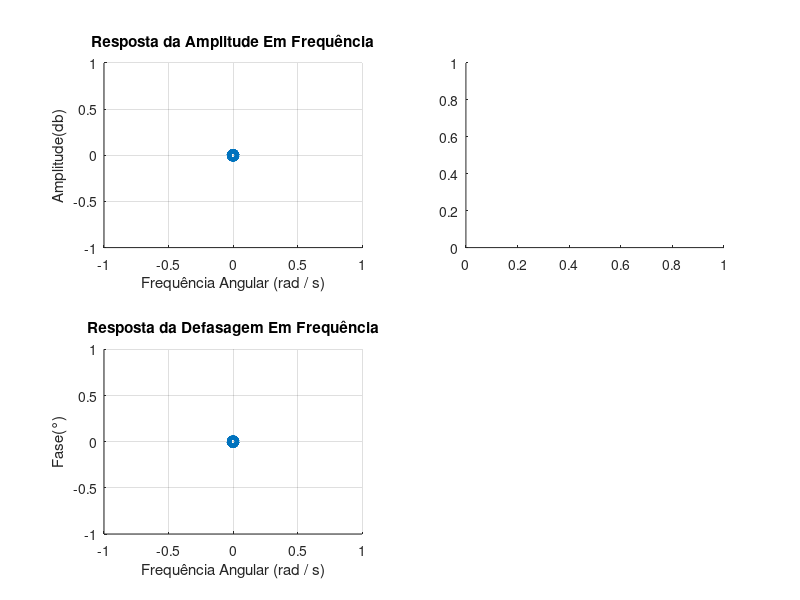

MATLAB code for this plot: (Note: this script raises an error after producing the figure.)
clc
clear
% Caso você deseje executar este código:
%   Devido ao conjunto de dados ser vasto, mais de 5 arquivos, além da
%   necessidade de escabilidade, pois posteriores grupos podem adicionar
%   mais arquivos para frequências maiores, criou-se uma lógica de iteração
%   que automatiza as leituras. 
%   
%   Entretanto, isso impede que arquivos que não estejam no padrão sejam
%   lidos. A seguir, o padrão:
%   
%   Dados relativos à senoides: sen_x_y.mat. Onde x.y representa a
%   frequência.
%   
%   Dados relativos à pulsos quadrados: sqr_x_y.mat. 
%   
%   Dados relativos à pulsos triangulares: tr_x_y.mat.       

% Interpretação dos Arquivos
%   Cada arquivo é composto por 2 variáveis, as quais armazenam 2 arrays
%   cada. 
%
%   Na primeira variável, há dois arrays iguais que representam os instantes
%   de amostragem dos sinais.
%   Na segunda variável, os dois arrays representam respectivas a saída real do
%   sistema e a saída do modelo previsto localmente.
%   Conforme é descrito no classroom, só nos é interessante a saída real.

% Algoritmo a ser seguido
%   Conforme é descrito no classroom, obter a curva de resp_a_frequencia
%   a partir da análise simples da amplitude e da fase. Observe que a
%   amplitude e fase da entrada estão setadas de forma convenientes. Logo,
%   só nos interessa a saída.
%
%   Posteriormente, aplicamos FFT nas curvas de pulso quadrado e de pulso
%   triangular. Finalmente, comparar as curvas obtidas.

clear
caminho_da_pasta = "Gp3";
arquivos_da_pasta = dir(caminho_da_pasta);

% Vamos criar o local em que armazenaremos o gráfico da resposta em
% frequência obtida pelo método de análise dos senos. Observe que há 3
% colunas, frequência, amplitude e fase, e 17 linhas relativas aos pontos.
matriz_de_resp_em_freq_por_senos = zeros(17, 3);
idx = 1;

% Definamos o modelo senoidal: y = A * sin(2*pi*f*x + phi) que será
% utilizado no ajuste das senoides.
melhor_senoide = @(params, x) params(1) * sin(2 * pi * params(2) * x + params(3));

function [vetor_de_frequencias, espectro] = aplicar_dft(vetor_de_entrada, numero_de_elementos_da_entrada, frequencia_de_amostragem)
    % A função embutida para FFT necessita de todo um tratamento específico
    % Devido à isso, achou-se melhor construir um algoritmo para obter a real
    % transformada de fourier discreta.

    espectro = fftshift(fft(vetor_de_entrada));
    
    vetor_de_frequencias = ((0 : numero_de_elementos_da_entrada - 1) - floor(numero_de_elementos_da_entrada / 2)) * frequencia_de_amostragem / numero_de_elementos_da_entrada;
    
    [~, idx_min] = min(abs(vetor_de_frequencias - 0));

    espectro = espectro(idx_min : end);
    vetor_de_frequencias = vetor_de_frequencias(idx_min : end);
end

% Para armazenarmos os dados obtidos a partir da análise dos quadrados.
% Frequência - Razão de Amplitude
resp_amplitude_por_freq = [];  
resp_fase_por_freq = [];
for i = 1:length(arquivos_da_pasta)
    
    nome_base = arquivos_da_pasta(i).name;
    caminho_completo = fullfile(caminho_da_pasta, nome_base);
    
    % Os arquivos estão na ordem que estão na pasta.
    % Logo, sabemos que serão usados primeiro os senos, dps pulsos
    % quadrados e finalmente triangulares.
    if startsWith(nome_base, "sen")
        
        % Acessamos um struct que representará as variáveis presentes
        espaco = load(caminho_completo);
        espaco_de_variaveis = fieldnames(espaco);

        frequencia_da_entrada = str2double(replace(erase(erase(nome_base, ".mat"), "sen_"), "_", "."));

        % Finalmente elas
        instantes_de_amostragem = double(espaco.(espaco_de_variaveis{1})(:, 1));
        saida_real              = double(espaco.(espaco_de_variaveis{2})(:, 1));

        % Vamos utilizar um modelo de ajuste de curva não linear para obter
        % informações de amplitude e fase.

        % Como desejamos resolver um sistema não linear, não
        % necessariamente apenas uma solução. Por conta disso, chutar um
        % valor distante da solução real nos trará problemas severos.
        amplitude_aproximada = (max(saida_real) - min(saida_real)) / 2;
        valores_de_chute = [ amplitude_aproximada, frequencia_da_entrada, 0 ];

        % Características do modelo
        config_do_ajuste = optimset(...
            'Display', 'off', ...         % Não mostrar progresso a cada iteração
            'TolFun', 1e-5, ...           % Para se a diferença de erro for pequena
            'TolX', 1e-5, ...             % Para se mudança nos parâmetros for pequena
            'MaxIter', 10 ...             % Limita número de iterações
        );

        % Em alguns casos, pela natureza não linear, o método de ajuste não
        % obtia os valores reais.

        max_de_iteracoes = 15;
        iteracoes = 0;
        while iteracoes < max_de_iteracoes

            [best_params, ~] = lsqcurvefit(melhor_senoide, valores_de_chute, instantes_de_amostragem, saida_real, [], [], config_do_ajuste);

            amplitude  = best_params(1);
            frequencia = best_params(2);
            fase       = best_params(3);

            % Os casos em que não obtemos o correto possuem amplitude muito
            % menor, logo devemos consertar isso.
            if amplitude < amplitude_aproximada * 0.95

                % Alterando os valores de chute, conseguimos cortornar o
                % problema, apesar de deixar menos eficiente.
                valores_de_chute(3) = valores_de_chute(3) + 0.3;
            else

                break
            end

            iteracoes = iteracoes + 1;
        end

        % De posse desses dados obtidos:
        matriz_de_resp_em_freq_por_senos(idx, 1) = frequencia_da_entrada * 2 * pi; % Devemos ter rad/s
        matriz_de_resp_em_freq_por_senos(idx, 2) = amplitude;
        matriz_de_resp_em_freq_por_senos(idx, 3) = fase * 180 / pi;

        % CASO DESEJE-SE VISUALIZAR OS RESPECTIVOS GRÁFICOS
        % ajuste = amplitude * sin(2 * pi * frequencia_da_entrada * instantes_de_amostragem + fase);
        % figure();
        % hold on
        % plot(instantes_de_amostragem, ajuste);
        % plot(instantes_de_amostragem, saida_real);
        % title("Frequencia de Entrada" + frequencia_da_entrada)
        % legend("Ajuste Saída", "Saída Real");
        % grid;
        % hold off

        idx = idx + 1;
    end

    
    if startsWith(nome_base, "sqr")
        % Vamos utilizar os pulsos quadrados, os quais alternam entre 2
        % patamares em uma determinada frequência. Vamos considerar que a
        % entrada está com patarmares de 1 e -1.

        % Vamos aplicar apenas FFT
        % Acessamos um struct que representará as variáveis presentes
        espaco = load(caminho_completo);
        espaco_de_variaveis = fieldnames(espaco);

        frequencia_da_entrada = str2double(replace(erase(erase(nome_base, ".mat"), "sqr_"), "_", "."));
        instantes_de_amostragem = double(espaco.(espaco_de_variaveis{1})(:, 1));
        saida_real              = double(espaco.(espaco_de_variaveis{2})(:, 1));

        % Teorizando entrada
        pulso_quadrado_de_entrada = sign(sin(2 * pi * frequencia_da_entrada * instantes_de_amostragem));

        % Calculando transformada da entrada
        [~, espec_entrada] = aplicar_dft(pulso_quadrado_de_entrada, length(pulso_quadrado_de_entrada), 100);

        % Calculando transformada da saída
        [vet_freq, espec_saida] = aplicar_dft(saida_real, length(saida_real), 100);

        % Devemos criar um algoritmo para obtenção dos dados a serem
        % plotados.
        %
        % Para amplitude:
        %   
        %   Devido ao ruído, não há a possibilidade de apenas dividirmos as
        %   transformadas da saída pela entrada. Sendo assim, faremos
        %   apenas a análise dos picos. Graças ao matlab, já existe uma função 
        %   que encontra picos de maneira satisfatória.
        %   
        %   Entretanto, há outro problema. Na maioria dos arquivos, um pico
        %   na frequência de entrada f também gerará um pico, atenuado ou
        %   não, na frequência de saída f, mas não necessariamente sempre
        %   ocorrerá isso, há valores de dispersão, acredito que devido ao
        %   erro. Sendo assim, faremos verificações e correções.
        % 
        % % ANALISANDO AMPLITUDES
        % 
        % Este indice refere-se aos vetores de espectros e de frequência.
        [picos_na_entrada, indices_dos_picos_na_entrada] = findpeaks(abs(espec_entrada), 'MinPeakProminence', 15, "MinPeakHeight", 50);
        [picos_na_saida, indices_dos_picos_na_saida]     = findpeaks(abs(espec_saida),   'MinPeakProminence', 15, "MinPeakHeight", 50);  

        fases_da_entrada = angle(espec_entrada);
        fases_da_saida   = angle(espec_saida);

        % Desnecessario, dado que trabalhar com os indices é a mesma coisa.
        % % As respectivas frequencias 
        % frequencias_correspondentes_aos_picos_na_entrada = vet_freq(indices_dos_picos_na_entrada);
        % frequencias_correspondentes_aos_picos_na_saida   = vet_freq(indices_dos_picos_na_saida);

        % Em geral, serão iguais, mas não necessariamente. Principalmente
        % pq o ruído pode vir a ser interpretado como pico. 
        % Vamos iterar sobre os picos da entrada e buscar seus
        % correspondentes na saída. 
        % 
        % Supondo que sejam diferentes, vamos ficar com os valores de
        % frequência da entrada, que está "pura".
        conj_a_ser_adicionado_das_amplitudes = [];
        conj_a_ser_adicionado_das_fases      = [];
        for index_de_indice_de_pico_na_entrada = 1:length(indices_dos_picos_na_entrada)

            % Há a possibilidade de haver menos picos na saída do que na entrada.
            % Isso significa que os picos foram muito atenuados pelo sistema. Podemos 
            % aproximá-los para 0.

            % Verificamos se o indice já existe na lista de indices da saída
            index_de_indice_de_pico_na_saida = find(indices_dos_picos_na_saida == indices_dos_picos_na_entrada(index_de_indice_de_pico_na_entrada), 1);

            if ~isempty(index_de_indice_de_pico_na_saida)
                % Então o indice existe na lista de indices de picos na saída.
                % Podemos trivialmente então:

               conj_a_ser_adicionado_das_amplitudes = [conj_a_ser_adicionado_das_amplitudes ; [vet_freq(indices_dos_picos_na_entrada(index_de_indice_de_pico_na_entrada)), picos_na_saida(index_de_indice_de_pico_na_saida) / picos_na_entrada(index_de_indice_de_pico_na_entrada)]];
               conj_a_ser_adicionado_das_fases = [conj_a_ser_adicionado_das_fases; [vet_freq(indices_dos_picos_na_entrada(index_de_indice_de_pico_na_entrada)), fases_da_saida(indices_dos_picos_na_saida(index_de_indice_de_pico_na_saida)) - fases_da_entrada(indices_dos_picos_na_entrada(index_de_indice_de_pico_na_entrada))]];
            else
                % Aqui nasce o problema. As frequências não são iguais.
                % Devemos buscar então qual indice na saída é mais próximo do index da entrada.
                % Como temos a garantia de que não há elementos repetidos, é possível:

                [dif_min, index_de_indice_de_pico_na_saida] = min(abs(indices_dos_picos_na_saida - indices_dos_picos_na_entrada(index_de_indice_de_pico_na_entrada)));

                % Ainda sim, pode ser passível de erro, logo devemos evitar que a diferença de indices seja grande demais.
                if dif_min > 18 

                    if index_de_indice_de_pico_na_entrada > length(indices_dos_picos_na_saida)
                        % Então o elemento que estamos buscando além de ser muito distoante dos elementos presentes
                        % Também já está fora do escopo de quantidade. Isso quer dizer que seu sinal foi muito atenuado

                        conj_a_ser_adicionado_das_amplitudes = [conj_a_ser_adicionado_das_amplitudes ; [ vet_freq(indices_dos_picos_na_entrada(index_de_indice_de_pico_na_entrada)), 0 ]];

                        % Vamos assumir que as fases também são levadas à zero.
                        conj_a_ser_adicionado_das_fases = [conj_a_ser_adicionado_das_fases; [vet_freq(indices_dos_picos_na_entrada(index_de_indice_de_pico_na_entrada)), 0 ]];
                    end

                    continue;
                end

                % Adicionamos o pico de frequência mais próximo.
                conj_a_ser_adicionado_das_amplitudes = [conj_a_ser_adicionado_das_amplitudes ; [vet_freq(indices_dos_picos_na_entrada(index_de_indice_de_pico_na_entrada)), picos_na_saida(index_de_indice_de_pico_na_saida) / picos_na_entrada(index_de_indice_de_pico_na_entrada)]];
                conj_a_ser_adicionado_das_fases = [conj_a_ser_adicionado_das_fases; [vet_freq(indices_dos_picos_na_entrada(index_de_indice_de_pico_na_entrada)), fases_da_saida(indices_dos_picos_na_saida(index_de_indice_de_pico_na_saida)) - fases_da_entrada(indices_dos_picos_na_entrada(index_de_indice_de_pico_na_entrada))]];

            end

        end

        resp_amplitude_por_freq = [resp_amplitude_por_freq; conj_a_ser_adicionado_das_amplitudes];
        resp_fase_por_freq = [resp_fase_por_freq; conj_a_ser_adicionado_das_fases];

        % CASO DESEJE VER AS RESPECTIVAS TRANSFORMADAS
        % figure(); 
        % subplot(2, 3, 1);
        % plot(instantes_de_amostragem, pulso_quadrado_de_entrada);
        % xlabel("Tempo")
        % ylabel("Amplitude")
        % title("Entrada de Frequência: " + frequencia_da_entrada);
        % grid;
        % 
        % subplot(2, 3, 4);
        % plot(vet_freq, abs(espec_entrada));
        % xlabel("Frequencia")
        % ylabel("Amplitude")
        % title("DFT da Entrada");
        % grid;
        % 
        % subplot(2, 3, 2);
        % plot(instantes_de_amostragem, saida_real);
        % xlabel("Tempo")
        % ylabel("Amplitude")
        % title("Saída");
        % grid;
        % 
        % subplot(2, 3, 5);
        % plot(vet_freq, abs(espec_saida));
        % xlabel("Frequencia")
        % ylabel("Amplitude")
        % title("DFT da Saida");
        % grid;
        % 
        % subplot(2, 3, 3);
        % scatter(conj_a_ser_adicionado_das_fases(:, 1), conj_a_ser_adicionado_das_fases(:, 2), "LineWidth", 3);
        % xlabel("Frequência");
        % ylabel("Fase(°)")
        % title("Resposta da Fase à Frequência A Partir Desta Entrada");
        % grid;
        % 
        % subplot(2, 3, 6);
        % scatter(conj_a_ser_adicionado_das_amplitudes(:, 1), conj_a_ser_adicionado_das_amplitudes(:, 2), "LineWidth", 3);
        % xlabel("Frequencia")
        % ylabel("Razão das Amplitudes")
        % title("Resposta da Amplitude à Frequência A Partir Desta Entrada")
        % grid;
    end
end


% A SEGUIR, APRESENTAÇÃO DOS GRÁFICOS A PARTIR DAS SENOIDES
hold on
subplot(2, 2, 1);
scatter(matriz_de_resp_em_freq_por_senos(:, 1), matriz_de_resp_em_freq_por_senos(:, 2), "LineWidth", 3);
title("Resposta da Amplitude Em Frequência");
xlabel("Frequência Angular (rad / s)");
ylabel("Amplitude(db)");
grid;

subplot(2, 2, 3);
scatter(matriz_de_resp_em_freq_por_senos(:, 1), matriz_de_resp_em_freq_por_senos(:, 3), "LineWidth", 3);
title("Resposta da Defasagem Em Frequência");
xlabel("Frequência Angular (rad / s)");
ylabel("Fase(°)");
grid;

% A SEGUIR, APRESENTAÇÃO DOS GRÁFICOS A PARTIR DAS QUADRADAS.
subplot(2, 2, 2);
scatter(resp_amplitude_por_freq(:, 1) * 2 * pi, 20 * log(resp_amplitude_por_freq(:, 2)), "LineWidth", 3);
title("Resposta da Amplitude Em Frequência");
xlabel("Frequência Angular (rad / s)");
ylabel("Amplitude(db)");
grid;

subplot(2, 2, 4);
scatter(resp_fase_por_freq(:, 1) * 2 * pi, resp_fase_por_freq(:, 2) * 180 / pi, "LineWidth", 3);
title("Resposta da Fase Em Frequência");
xlabel("Frequência Angular (rad / s)");
ylabel("Fase(°)");
grid;
